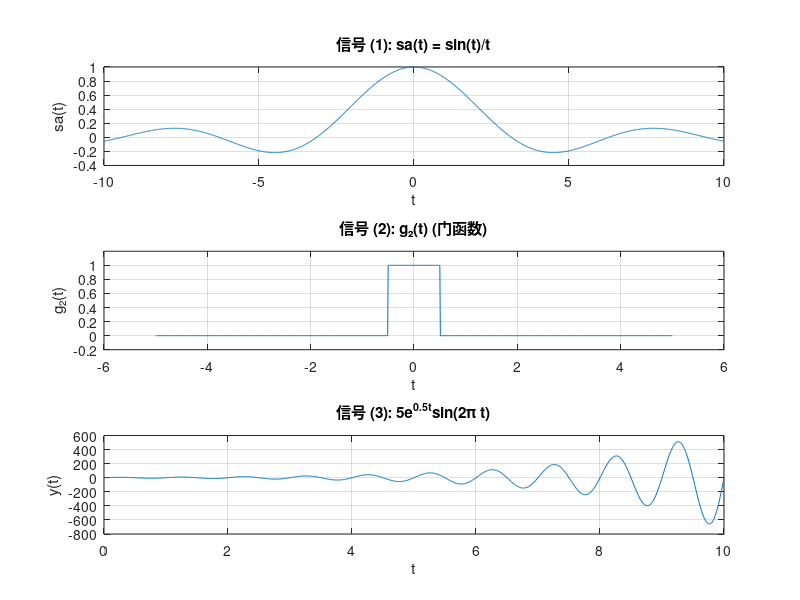
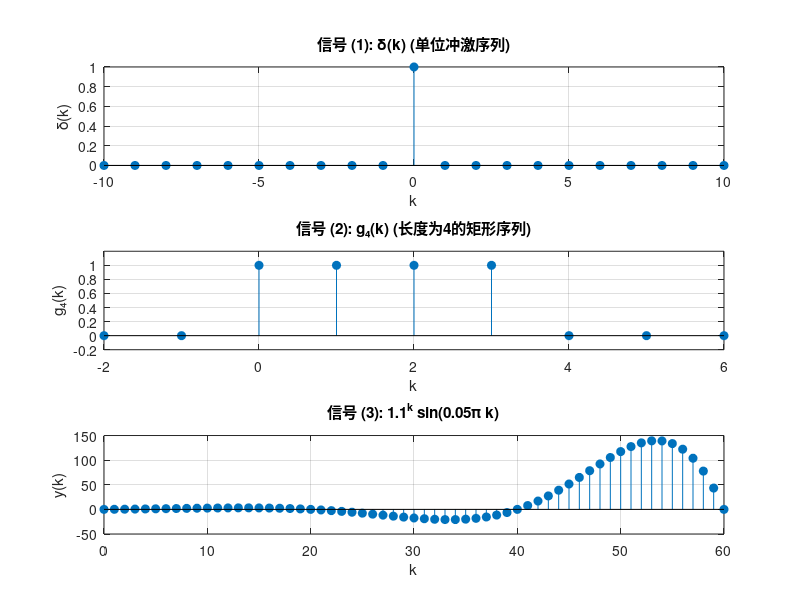

The MATLAB script that drew these images, in order:
% --- Part 1: 绘制连续信号 ---

% 创建一个新的图形窗口
figure('Name', '连续信号');

% (1) 绘制 sa(t) = sin(t)/t, -10 <= t <= 10
subplot(3, 1, 1); % 创建一个3行1列的子图，并激活第1个
t1 = -10:0.01:10;
% 直接计算 sin(t)/t。对于 t=0 的点，其极限为1。
y1 = sin(t1) ./ t1;
% Matlab 在计算 0/0 时会得到 NaN，我们需要手动将其修正为 1
y1(t1 == 0) = 1; 
plot(t1, y1);
title('信号 (1): sa(t) = sin(t)/t');
xlabel('t');
ylabel('sa(t)');
grid on;

% (2) 绘制 g₂(t) (门函数)
% 定义一个标准的门函数，在 [-0.5, 0.5] 范围内为1，其余为0
subplot(3, 1, 2); % 激活第2个子图
t2 = -5:0.01:5;
y2 = (t2 >= -0.5 & t2 <= 0.5);
plot(t2, y2);
title('信号 (2): g₂(t) (门函数)');
xlabel('t');
ylabel('g₂(t)');
ylim([-0.2, 1.2]); % 调整y轴范围，使图形更清晰
grid on;

% (3) 绘制 5e^(0.5t)sin(2πt), 0 <= t <= 10
subplot(3, 1, 3); % 激活第3个子图
t3 = 0:0.01:10;
y3 = 5 .* exp(0.5 .* t3) .* sin(2 * pi .* t3);
plot(t3, y3);
title('信号 (3): 5e^{0.5t}sin(2\pi t)');
xlabel('t');
ylabel('y(t)');
grid on;



% --- Part 2: 绘制离散信号 ---

% 创建一个新的图形窗口
figure('Name', '离散信号');

% (1) 绘制 δ(k) (单位冲激序列)
subplot(3, 1, 1); % 创建一个3行1列的子图，并激活第1个
k1 = -10:1:10;
y1 = (k1 == 0); % 当 k=0 时为1，其余为0
stem(k1, y1, 'filled'); % 使用stem函数绘制离散序列
title('信号 (1): \delta(k) (单位冲激序列)');
xlabel('k');
ylabel('\delta(k)');
grid on;

% (2) 绘制 g₄(k) (长度为4的矩形序列)
subplot(3, 1, 2); % 激活第2个子图
k2 = -2:1:6;
y2 = (k2 >= 0 & k2 <= 3); % 在 [0, 3] 范围内为1，长度为4
stem(k2, y2, 'filled');
title('信号 (2): g₄(k) (长度为4的矩形序列)');
xlabel('k');
ylabel('g₄(k)');
ylim([-0.2, 1.2]); % 调整y轴范围
grid on;

% (3) 绘制 1.1^k * sin(0.05πk), 0 <= k <= 60
subplot(3, 1, 3); % 激活第3个子图
k3 = 0:1:60;
% 注意要使用点运算符 (.* .^) 进行元素级别的乘法和幂运算
y3 = (1.1).^k3 .* sin(0.05 * pi .* k3); 
stem(k3, y3, 'filled');
title('信号 (3): 1.1^k sin(0.05\pi k)');
xlabel('k');
ylabel('y(k)');
grid on;
